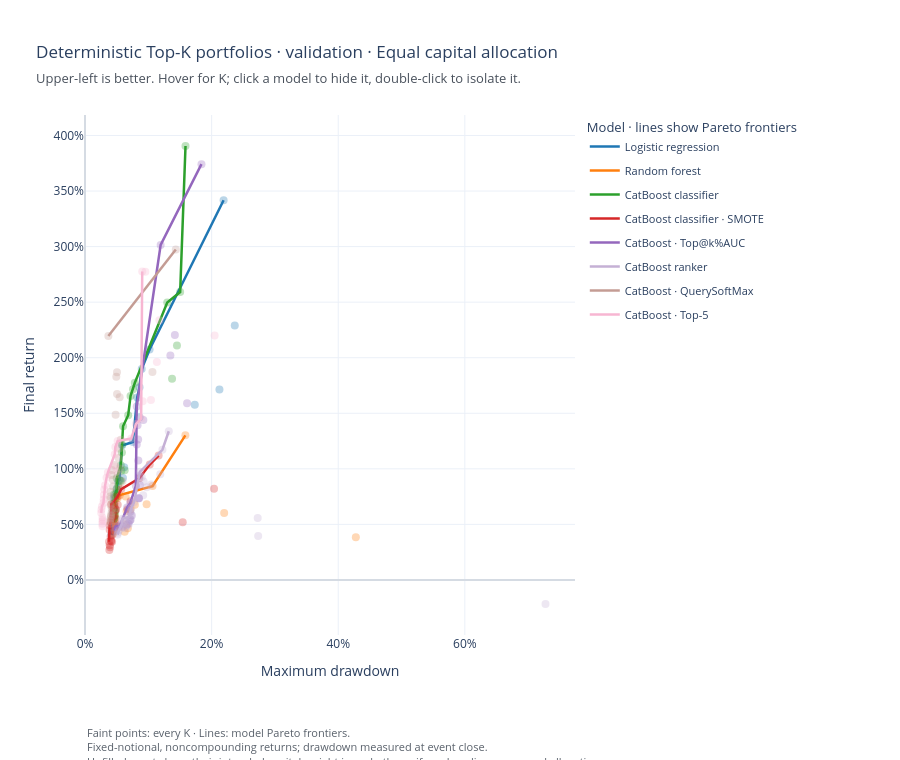

Notebook code for this chart:
### Code cell
plot_portfolio_frontiers(
    portfolio_frontiers.deterministic,
    sampled=False,
    save_path=FRONTIER_OUTPUT / "deterministic_frontiers.html",
).show(renderer="plotly_mimetype")

### Figure 1 — Plotly figure (JSON) as saved in the notebook; plotly's stock layout.template omitted (floating-point values rounded to 4 significant figures)
{"data": [{"customdata": [["Logistic regression", 1, "Yes", "No"], ["Logistic regression", 2, "No", "No"], ["Logistic regression", 3, "No", "No"], ["Logistic regression", 4, "No", "No"], ["Logistic regression", 5, "Yes", "No"], ["Logistic regression", 6, "Yes", "No"], ["Logistic regression", 7, "Yes", "No"], ["Logistic regression", 8, "Yes", "No"], ["Logistic regression", 9, "No", "No"], ["Logistic regression", 10, "Yes", "No"], ["Logistic regression", 11, "Yes", "No"], ["Logistic regression", 12, "No", "No"], ["Logistic regression", 13, "No", "No"], ["Logistic regression", 14, "Yes", "No"], ["Logistic regression", 15, "Yes", "No"], ["Logistic regression", 16, "Yes", "No"], ["Logistic regression", 17, "Yes", "No"], ["Logistic regression", 18, "Yes", "No"], ["Logistic regression", 19, "Yes", "No"], ["Logistic regression", 20, "No", "No"], ["Logistic regression", 21, "Yes", "No"], ["Logistic regression", 22, "No", "No"], ["Logistic regression", 23, "Yes", "No"], ["Logistic regression", 24, "No", "No"], ["Logistic regression", 25, "No", "No"], ["Logistic regression", 26, "No", "No"], ["Logistic regression", 27, "No", "No"], ["Logistic regression", 28, "Yes", "No"], ["Logistic regression", 29, "No", "No"], ["Logistic regression", 30, "Yes", "No"]], "hovertemplate": "<b>%{customdata[0]}</b><br>K=%{customdata[1]}<br>Final return: %{y:.2%}<br>Maximum drawdown: %{x:.2%}<br>Model Pareto frontier: %{customdata[2]}<br>Global Pareto frontier: %{customdata[3]}<extra></extra>", "legendgroup": "Logistic regression", "marker": {"color": "#1f77b4", "opacity": 0.3, "size": 8}, "mode": "markers", "name": "Logistic regression", "showlegend": false, "x": [0.2189, 0.2366, 0.2124, 0.1734, 0.102, 0.08958, 0.08617, 0.08248, 0.08609, 0.07562, 0.05851, 0.0619, 0.05998, 0.05428, 0.0521, 0.05018, 0.04786, 0.04687, 0.04544, 0.04585, 0.04513, 0.04616, 0.0439, 0.04399, 0.04432, 0.04394, 0.0446, 0.04299, 0.04306, 0.04162], "y": [3.417, 2.29, 1.715, 1.577, 2.074, 1.898, 1.733, 1.642, 1.463, 1.241, 1.21, 1.013, 0.9179, 0.9002, 0.8858, 0.8219, 0.7666, 0.7402, 0.7374, 0.6861, 0.6313, 0.5717, 0.5966, 0.5618, 0.5225, 0.492, 0.4704, 0.4486, 0.434, 0.407], "type": "scatter"}, {"customdata": [["Logistic regression", 30, "Yes", "No"], ["Logistic regression", 28, "Yes", "No"], ["Logistic regression", 23, "Yes", "No"], ["Logistic regression", 21, "Yes", "No"], ["Logistic regression", 19, "Yes", "No"], ["Logistic regression", 18, "Yes", "No"], ["Logistic regression", 17, "Yes", "No"], ["Logistic regression", 16, "Yes", "No"], ["Logistic regression", 15, "Yes", "No"], ["Logistic regression", 14, "Yes", "No"], ["Logistic regression", 11, "Yes", "No"], ["Logistic regression", 10, "Yes", "No"], ["Logistic regression", 8, "Yes", "No"], ["Logistic regression", 7, "Yes", "No"], ["Logistic regression", 6, "Yes", "No"], ["Logistic regression", 5, "Yes", "No"], ["Logistic regression", 1, "Yes", "No"]], "hovertemplate": "<b>%{customdata[0]}</b><br>K=%{customdata[1]}<br>Final return: %{y:.2%}<br>Maximum drawdown: %{x:.2%}<br>Model Pareto frontier: %{customdata[2]}<br>Global Pareto frontier: %{customdata[3]}<extra></extra>", "legendgroup": "Logistic regression", "line": {"color": "#1f77b4", "width": 2.5}, "mode": "lines", "name": "Logistic regression", "showlegend": true, "x": [0.04162, 0.04299, 0.0439, 0.04513, 0.04544, 0.04687, 0.04786, 0.05018, 0.0521, 0.05428, 0.05851, 0.07562, 0.08248, 0.08617, 0.08958, 0.102, 0.2189], "y": [0.407, 0.4486, 0.5966, 0.6313, 0.7374, 0.7402, 0.7666, 0.8219, 0.8858, 0.9002, 1.21, 1.241, 1.642, 1.733, 1.898, 2.074, 3.417], "type": "scatter"}, {"customdata": [["Random forest", 1, "No", "No"], ["Random forest", 2, "Yes", "No"], ["Random forest", 3, "No", "No"], ["Random forest", 4, "Yes", "No"], ["Random forest", 5, "No", "No"], ["Random forest", 6, "No", "No"], ["Random forest", 7, "No", "No"], ["Random forest", 8, "No", "No"], ["Random forest", 9, "No", "No"], ["Random forest", 10, "No", "No"], ["Random forest", 11, "No", "No"], ["Random forest", 12, "No", "No"], ["Random forest", 13, "Yes", "No"], ["Random forest", 14, "Yes", "No"], ["Random forest", 15, "Yes", "No"], ["Random forest", 16, "Yes", "No"], ["Random forest", 17, "Yes", "No"], ["Random forest", 18, "No", "No"], ["Random forest", 19, "No", "No"], ["Random forest", 20, "No", "No"], ["Random forest", 21, "No", "No"], ["Random forest", 22, "No", "No"], ["Random forest", 23, "No", "No"], ["Random forest", 24, "No", "No"], ["Random forest", 25, "No", "No"], ["Random forest", 26, "No", "No"], ["Random forest", 27, "No", "No"], ["Random forest", 28, "No", "No"], ["Random forest", 29, "No", "No"], ["Random forest", 30, "Yes", "No"]], "hovertemplate": "<b>%{customdata[0]}</b><br>K=%{customdata[1]}<br>Final return: %{y:.2%}<br>Maximum drawdown: %{x:.2%}<br>Model Pareto frontier: %{customdata[2]}<br>Global Pareto frontier: %{customdata[3]}<extra></extra>", "legendgroup": "Random forest", "marker": {"color": "#ff7f0e", "opacity": 0.3, "size": 8}, "mode": "markers", "name": "Random forest", "showlegend": false, "x": [0.4278, 0.1586, 0.2198, 0.1066, 0.09734, 0.07876, 0.07178, 0.06569, 0.06292, 0.06263, 0.06762, 0.0642, 0.05489, 0.05175, 0.04918, 0.04709, 0.04515, 0.04683, 0.04679, 0.04627, 0.04686, 0.05205, 0.05302, 0.05044, 0.04851, 0.04674, 0.04817, 0.04809, 0.0474, 0.04446], "y": [0.3849, 1.301, 0.6031, 0.8444, 0.682, 0.6765, 0.633, 0.6169, 0.5006, 0.4339, 0.4645, 0.7513, 0.7628, 0.7381, 0.7364, 0.6905, 0.6466, 0.5783, 0.5821, 0.5488, 0.5269, 0.4849, 0.4718, 0.4822, 0.4714, 0.4596, 0.4887, 0.4621, 0.4409, 0.4149], "type": "scatter"}, {"customdata": [["Random forest", 30, "Yes", "No"], ["Random forest", 17, "Yes", "No"], ["Random forest", 16, "Yes", "No"], ["Random forest", 15, "Yes", "No"], ["Random forest", 14, "Yes", "No"], ["Random forest", 13, "Yes", "No"], ["Random forest", 4, "Yes", "No"], ["Random forest", 2, "Yes", "No"]], "hovertemplate": "<b>%{customdata[0]}</b><br>K=%{customdata[1]}<br>Final return: %{y:.2%}<br>Maximum drawdown: %{x:.2%}<br>Model Pareto frontier: %{customdata[2]}<br>Global Pareto frontier: %{customdata[3]}<extra></extra>", "legendgroup": "Random forest", "line": {"color": "#ff7f0e", "width": 2.5}, "mode": "lines", "name": "Random forest", "showlegend": true, "x": [0.04446, 0.04515, 0.04709, 0.04918, 0.05175, 0.05489, 0.1066, 0.1586], "y": [0.4149, 0.6466, 0.6905, 0.7364, 0.7381, 0.7628, 0.8444, 1.301], "type": "scatter"}, {"customdata": [["CatBoost classifier", 1, "Yes", "Yes"], ["CatBoost classifier", 2, "Yes", "No"], ["CatBoost classifier", 3, "Yes", "No"], ["CatBoost classifier", 4, "No", "No"], ["CatBoost classifier", 5, "No", "No"], ["CatBoost classifier", 6, "Yes", "No"], ["CatBoost classifier", 7, "Yes", "No"], ["CatBoost classifier", 8, "Yes", "No"], ["CatBoost classifier", 9, "Yes", "No"], ["CatBoost classifier", 10, "Yes", "No"], ["CatBoost classifier", 11, "Yes", "No"], ["CatBoost classifier", 12, "Yes", "No"], ["CatBoost classifier", 13, "Yes", "No"], ["CatBoost classifier", 14, "No", "No"], ["CatBoost classifier", 15, "No", "No"], ["CatBoost classifier", 16, "Yes", "No"], ["CatBoost classifier", 17, "No", "No"], ["CatBoost classifier", 18, "No", "No"], ["CatBoost classifier", 19, "No", "No"], ["CatBoost classifier", 20, "Yes", "No"], ["CatBoost classifier", 21, "Yes", "No"], ["CatBoost classifier", 22, "Yes", "No"], ["CatBoost classifier", 23, "No", "No"], ["CatBoost classifier", 24, "Yes", "No"], ["CatBoost classifier", 25, "No", "No"], ["CatBoost classifier", 26, "No", "No"], ["CatBoost classifier", 27, "No", "No"], ["CatBoost classifier", 28, "No", "No"], ["CatBoost classifier", 29, "No", "No"], ["CatBoost classifier", 30, "No", "No"]], "hovertemplate": "<b>%{customdata[0]}</b><br>K=%{customdata[1]}<br>Final return: %{y:.2%}<br>Maximum drawdown: %{x:.2%}<br>Model Pareto frontier: %{customdata[2]}<br>Global Pareto frontier: %{customdata[3]}<extra></extra>", "legendgroup": "CatBoost classifier", "marker": {"color": "#2ca02c", "opacity": 0.3, "size": 8}, "mode": "markers", "name": "CatBoost classifier", "showlegend": false, "x": [0.1588, 0.1503, 0.1299, 0.1453, 0.1375, 0.07582, 0.07873, 0.07198, 0.06822, 0.06009, 0.05853, 0.0583, 0.05658, 0.06267, 0.05746, 0.05009, 0.05694, 0.05525, 0.05227, 0.04988, 0.04986, 0.0459, 0.04745, 0.04499, 0.04675, 0.04744, 0.04719, 0.04721, 0.0464, 0.04536], "y": [3.905, 2.591, 2.498, 2.11, 1.812, 1.717, 1.775, 1.656, 1.483, 1.383, 1.219, 1.147, 1.031, 0.9881, 0.9835, 0.915, 0.8911, 0.8919, 0.848, 0.8145, 0.7896, 0.7681, 0.728, 0.6873, 0.6514, 0.6165, 0.6221, 0.5793, 0.5556, 0.5477], "type": "scatter"}, {"customdata": [["CatBoost classifier", 24, "Yes", "No"], ["CatBoost classifier", 22, "Yes", "No"], ["CatBoost classifier", 21, "Yes", "No"], ["CatBoost classifier", 20, "Yes", "No"], ["CatBoost classifier", 16, "Yes", "No"], ["CatBoost classifier", 13, "Yes", "No"], ["CatBoost classifier", 12, "Yes", "No"], ["CatBoost classifier", 11, "Yes", "No"], ["CatBoost classifier", 10, "Yes", "No"], ["CatBoost classifier", 9, "Yes", "No"], ["CatBoost classifier", 8, "Yes", "No"], ["CatBoost classifier", 6, "Yes", "No"], ["CatBoost classifier", 7, "Yes", "No"], ["CatBoost classifier", 3, "Yes", "No"], ["CatBoost classifier", 2, "Yes", "No"], ["CatBoost classifier", 1, "Yes", "Yes"]], "hovertemplate": "<b>%{customdata[0]}</b><br>K=%{customdata[1]}<br>Final return: %{y:.2%}<br>Maximum drawdown: %{x:.2%}<br>Model Pareto frontier: %{customdata[2]}<br>Global Pareto frontier: %{customdata[3]}<extra></extra>", "legendgroup": "CatBoost classifier", "line": {"color": "#2ca02c", "width": 2.5}, "mode": "lines", "name": "CatBoost classifier", "showlegend": true, "x": [0.04499, 0.0459, 0.04986, 0.04988, 0.05009, 0.05658, 0.0583, 0.05853, 0.06009, 0.06822, 0.07198, 0.07582, 0.07873, 0.1299, 0.1503, 0.1588], "y": [0.6873, 0.7681, 0.7896, 0.8145, 0.915, 1.031, 1.147, 1.219, 1.383, 1.483, 1.656, 1.717, 1.775, 2.498, 2.591, 3.905], "type": "scatter"}, {"customdata": [["CatBoost classifier + SMOTE", 1, "No", "No"], ["CatBoost classifier + SMOTE", 2, "No", "No"], ["CatBoost classifier + SMOTE", 3, "Yes", "No"], ["CatBoost classifier + SMOTE", 4, "Yes", "No"], ["CatBoost classifier + SMOTE", 5, "Yes", "No"], ["CatBoost classifier + SMOTE", 6, "No", "No"], ["CatBoost classifier + SMOTE", 7, "No", "No"], ["CatBoost classifier + SMOTE", 8, "Yes", "No"], ["CatBoost classifier + SMOTE", 9, "No", "No"], ["CatBoost classifier + SMOTE", 10, "No", "No"], ["CatBoost classifier + SMOTE", 11, "Yes", "No"], ["CatBoost classifier + SMOTE", 12, "Yes", "No"], ["CatBoost classifier + SMOTE", 13, "No", "No"], ["CatBoost classifier + SMOTE", 14, "No", "No"], ["CatBoost classifier + SMOTE", 15, "No", "No"], ["CatBoost classifier + SMOTE", 16, "No", "No"], ["CatBoost classifier + SMOTE", 17, "No", "No"], ["CatBoost classifier + SMOTE", 18, "No", "No"], ["CatBoost classifier + SMOTE", 19, "Yes", "No"], ["CatBoost classifier + SMOTE", 20, "Yes", "No"], ["CatBoost classifier + SMOTE", 21, "No", "No"], ["CatBoost classifier + SMOTE", 22, "No", "No"], ["CatBoost classifier + SMOTE", 23, "No", "No"], ["CatBoost classifier + SMOTE", 24, "No", "No"], ["CatBoost classifier + SMOTE", 25, "No", "No"], ["CatBoost classifier + SMOTE", 26, "No", "No"], ["CatBoost classifier + SMOTE", 27, "Yes", "No"], ["CatBoost classifier + SMOTE", 28, "No", "No"], ["CatBoost classifier + SMOTE", 29, "No", "No"], ["CatBoost classifier + SMOTE", 30, "No", "No"]], "hovertemplate": "<b>%{customdata[0]}</b><br>K=%{customdata[1]}<br>Final return: %{y:.2%}<br>Maximum drawdown: %{x:.2%}<br>Model Pareto frontier: %{customdata[2]}<br>Global Pareto frontier: %{customdata[3]}<extra></extra>", "legendgroup": "CatBoost classifier + SMOTE", "marker": {"color": "#d62728", "opacity": 0.3, "size": 8}, "mode": "markers", "name": "CatBoost classifier · SMOTE", "showlegend": false, "x": [0.2038, 0.1543, 0.1163, 0.1022, 0.08575, 0.07202, 0.06729, 0.05731, 0.0462, 0.04869, 0.04145, 0.05144, 0.05168, 0.04879, 0.04579, 0.04835, 0.04478, 0.04245, 0.04065, 0.03887, 0.03893, 0.04287, 0.04037, 0.04112, 0.04142, 0.04286, 0.03789, 0.03898, 0.03956, 0.03848], "y": [0.8214, 0.518, 1.12, 1.038, 0.9154, 0.7075, 0.6355, 0.8176, 0.672, 0.637, 0.6818, 0.7514, 0.6767, 0.6303, 0.5771, 0.5504, 0.5781, 0.5459, 0.523, 0.4929, 0.4512, 0.4035, 0.3908, 0.3548, 0.3452, 0.3443, 0.3438, 0.3125, 0.2951, 0.2693], "type": "scatter"}, {"customdata": [["CatBoost classifier + SMOTE", 27, "Yes", "No"], ["CatBoost classifier + SMOTE", 20, "Yes", "No"], ["CatBoost classifier + SMOTE", 19, "Yes", "No"], ["CatBoost classifier + SMOTE", 11, "Yes", "No"], ["CatBoost classifier + SMOTE", 12, "Yes", "No"], ["CatBoost classifier + SMOTE", 8, "Yes", "No"], ["CatBoost classifier + SMOTE", 5, "Yes", "No"], ["CatBoost classifier + SMOTE", 4, "Yes", "No"], ["CatBoost classifier + SMOTE", 3, "Yes", "No"]], "hovertemplate": "<b>%{customdata[0]}</b><br>K=%{customdata[1]}<br>Final return: %{y:.2%}<br>Maximum drawdown: %{x:.2%}<br>Model Pareto frontier: %{customdata[2]}<br>Global Pareto frontier: %{customdata[3]}<extra></extra>", "legendgroup": "CatBoost classifier + SMOTE", "line": {"color": "#d62728", "width": 2.5}, "mode": "lines", "name": "CatBoost classifier · SMOTE", "showlegend": true, "x": [0.03789, 0.03887, 0.04065, 0.04145, 0.05144, 0.05731, 0.08575, 0.1022, 0.1163], "y": [0.3438, 0.4929, 0.523, 0.6818, 0.7514, 0.8176, 0.9154, 1.038, 1.12], "type": "scatter"}, {"customdata": [["CatBoost classifier + Top@k%AUC early stopping", 1, "Yes", "No"], ["CatBoost classifier + Top@k%AUC early stopping", 2, "Yes", "Yes"], ["CatBoost classifier + Top@k%AUC early stopping", 3, "No", "No"], ["CatBoost classifier + Top@k%AUC early stopping", 4, "No", "No"], ["CatBoost classifier + Top@k%AUC early stopping", 5, "No", "No"], ["CatBoost classifier + Top@k%AUC early stopping", 6, "No", "No"], ["CatBoost classifier + Top@k%AUC early stopping", 7, "No", "No"], ["CatBoost classifier + Top@k%AUC early stopping", 8, "Yes", "No"], ["CatBoost classifier + Top@k%AUC early stopping", 9, "No", "No"], ["CatBoost classifier + Top@k%AUC early stopping", 10, "No", "No"], ["CatBoost classifier + Top@k%AUC early stopping", 11, "No", "No"], ["CatBoost classifier + Top@k%AUC early stopping", 12, "No", "No"], ["CatBoost classifier + Top@k%AUC early stopping", 13, "Yes", "No"], ["CatBoost classifier + Top@k%AUC early stopping", 14, "No", "No"], ["CatBoost classifier + Top@k%AUC early stopping", 15, "No", "No"], ["CatBoost classifier + Top@k%AUC early stopping", 16, "No", "No"], ["CatBoost classifier + Top@k%AUC early stopping", 17, "Yes", "No"], ["CatBoost classifier + Top@k%AUC early stopping", 18, "Yes", "No"], ["CatBoost classifier + Top@k%AUC early stopping", 19, "No", "No"], ["CatBoost classifier + Top@k%AUC early stopping", 20, "No", "No"], ["CatBoost classifier + Top@k%AUC early stopping", 21, "No", "No"], ["CatBoost classifier + Top@k%AUC early stopping", 22, "No", "No"], ["CatBoost classifier + Top@k%AUC early stopping", 23, "No", "No"], ["CatBoost classifier + Top@k%AUC early stopping", 24, "No", "No"], ["CatBoost classifier + Top@k%AUC early stopping", 25, "No", "No"], ["CatBoost classifier + Top@k%AUC early stopping", 26, "Yes", "No"], ["CatBoost classifier + Top@k%AUC early stopping", 27, "Yes", "No"], ["CatBoost classifier + Top@k%AUC early stopping", 28, "Yes", "No"], ["CatBoost classifier + Top@k%AUC early stopping", 29, "No", "No"], ["CatBoost classifier + Top@k%AUC early stopping", 30, "Yes", "No"]], "hovertemplate": "<b>%{customdata[0]}</b><br>K=%{customdata[1]}<br>Final return: %{y:.2%}<br>Maximum drawdown: %{x:.2%}<br>Model Pareto frontier: %{customdata[2]}<br>Global Pareto frontier: %{customdata[3]}<extra></extra>", "legendgroup": "CatBoost classifier + Top@k%AUC early stopping", "marker": {"color": "#9467bd", "opacity": 0.3, "size": 8}, "mode": "markers", "name": "CatBoost · Top@k%AUC", "showlegend": false, "x": [0.184, 0.1195, 0.1419, 0.1349, 0.1613, 0.09214, 0.08393, 0.08174, 0.083, 0.08181, 0.08423, 0.08603, 0.08033, 0.08667, 0.08511, 0.08517, 0.07161, 0.06655, 0.0713, 0.07397, 0.07207, 0.07051, 0.06843, 0.06556, 0.05927, 0.05574, 0.05314, 0.04846, 0.04883, 0.04695], "y": [3.742, 3.015, 2.204, 2.02, 1.59, 1.439, 1.264, 1.561, 1.391, 1.219, 1.075, 0.9358, 0.8465, 0.8533, 0.736, 0.7348, 0.6924, 0.6509, 0.6139, 0.5796, 0.5414, 0.5326, 0.5057, 0.4963, 0.4789, 0.4968, 0.4832, 0.4808, 0.4579, 0.4421], "type": "scatter"}, {"customdata": [["CatBoost classifier + Top@k%AUC early stopping", 30, "Yes", "No"], ["CatBoost classifier + Top@k%AUC early stopping", 28, "Yes", "No"], ["CatBoost classifier + Top@k%AUC early stopping", 27, "Yes", "No"], ["CatBoost classifier + Top@k%AUC early stopping", 26, "Yes", "No"], ["CatBoost classifier + Top@k%AUC early stopping", 18, "Yes", "No"], ["CatBoost classifier + Top@k%AUC early stopping", 17, "Yes", "No"], ["CatBoost classifier + Top@k%AUC early stopping", 13, "Yes", "No"], ["CatBoost classifier + Top@k%AUC early stopping", 8, "Yes", "No"], ["CatBoost classifier + Top@k%AUC early stopping", 2, "Yes", "Yes"], ["CatBoost classifier + Top@k%AUC early stopping", 1, "Yes", "No"]], "hovertemplate": "<b>%{customdata[0]}</b><br>K=%{customdata[1]}<br>Final return: %{y:.2%}<br>Maximum drawdown: %{x:.2%}<br>Model Pareto frontier: %{customdata[2]}<br>Global Pareto frontier: %{customdata[3]}<extra></extra>", "legendgroup": "CatBoost classifier + Top@k%AUC early stopping", "line": {"color": "#9467bd", "width": 2.5}, "mode": "lines", "name": "CatBoost · Top@k%AUC", "showlegend": true, "x": [0.04695, 0.04846, 0.05314, 0.05574, 0.06655, 0.07161, 0.08033, 0.08174, 0.1195, 0.184], "y": [0.4421, 0.4808, 0.4832, 0.4968, 0.6509, 0.6924, 0.8465, 1.561, 3.015, 3.742], "type": "scatter"}, {"customdata": [["CatBoost ranker", 1, "No", "No"], ["CatBoost ranker", 2, "No", "No"], ["CatBoost ranker", 3, "No", "No"], ["CatBoost ranker", 4, "Yes", "No"], ["CatBoost ranker", 5, "Yes", "No"], ["CatBoost ranker", 6, "No", "No"], ["CatBoost ranker", 7, "No", "No"], ["CatBoost ranker", 8, "No", "No"], ["CatBoost ranker", 9, "No", "No"], ["CatBoost ranker", 10, "Yes", "No"], ["CatBoost ranker", 11, "No", "No"], ["CatBoost ranker", 12, "No", "No"], ["CatBoost ranker", 13, "Yes", "No"], ["CatBoost ranker", 14, "Yes", "No"], ["CatBoost ranker", 15, "Yes", "No"], ["CatBoost ranker", 16, "No", "No"], ["CatBoost ranker", 17, "No", "No"], ["CatBoost ranker", 18, "Yes", "No"], ["CatBoost ranker", 19, "No", "No"], ["CatBoost ranker", 20, "Yes", "No"], ["CatBoost ranker", 21, "No", "No"], ["CatBoost ranker", 22, "No", "No"], ["CatBoost ranker", 23, "No", "No"], ["CatBoost ranker", 24, "No", "No"], ["CatBoost ranker", 25, "No", "No"], ["CatBoost ranker", 26, "Yes", "No"], ["CatBoost ranker", 27, "No", "No"], ["CatBoost ranker", 28, "Yes", "No"], ["CatBoost ranker", 29, "Yes", "No"], ["CatBoost ranker", 30, "Yes", "No"]], "hovertemplate": "<b>%{customdata[0]}</b><br>K=%{customdata[1]}<br>Final return: %{y:.2%}<br>Maximum drawdown: %{x:.2%}<br>Model Pareto frontier: %{customdata[2]}<br>Global Pareto frontier: %{customdata[3]}<extra></extra>", "legendgroup": "CatBoost ranker", "marker": {"color": "#c5b0d5", "opacity": 0.3, "size": 8}, "mode": "markers", "name": "CatBoost ranker", "showlegend": false, "x": [0.7274, 0.2736, 0.2728, 0.1324, 0.1223, 0.1189, 0.1045, 0.09752, 0.08961, 0.08661, 0.09263, 0.09188, 0.0777, 0.0733, 0.07177, 0.07247, 0.07128, 0.0691, 0.06177, 0.05879, 0.06441, 0.06888, 0.06453, 0.0636, 0.06214, 0.05802, 0.0595, 0.05359, 0.052, 0.0515], "y": [-0.2167, 0.3949, 0.5562, 1.338, 1.171, 0.9509, 0.859, 0.8345, 0.9256, 0.9727, 0.8858, 0.762, 0.7021, 0.6479, 0.6137, 0.5864, 0.5415, 0.5657, 0.5489, 0.5507, 0.5112, 0.496, 0.48, 0.4652, 0.531, 0.5013, 0.4707, 0.446, 0.4271, 0.4087], "type": "scatter"}, {"customdata": [["CatBoost ranker", 30, "Yes", "No"], ["CatBoost ranker", 29, "Yes", "No"], ["CatBoost ranker", 28, "Yes", "No"], ["CatBoost ranker", 26, "Yes", "No"], ["CatBoost ranker", 20, "Yes", "No"], ["CatBoost ranker", 18, "Yes", "No"], ["CatBoost ranker", 15, "Yes", "No"], ["CatBoost ranker", 14, "Yes", "No"], ["CatBoost ranker", 13, "Yes", "No"], ["CatBoost ranker", 10, "Yes", "No"], ["CatBoost ranker", 5, "Yes", "No"], ["CatBoost ranker", 4, "Yes", "No"]], "hovertemplate": "<b>%{customdata[0]}</b><br>K=%{customdata[1]}<br>Final return: %{y:.2%}<br>Maximum drawdown: %{x:.2%}<br>Model Pareto frontier: %{customdata[2]}<br>Global Pareto frontier: %{customdata[3]}<extra></extra>", "legendgroup": "CatBoost ranker", "line": {"color": "#c5b0d5", "width": 2.5}, "mode": "lines", "name": "CatBoost ranker", "showlegend": true, "x": [0.0515, 0.052, 0.05359, 0.05802, 0.05879, 0.0691, 0.07177, 0.0733, 0.0777, 0.08661, 0.1223, 0.1324], "y": [0.4087, 0.4271, 0.446, 0.5013, 0.5507, 0.5657, 0.6137, 0.6479, 0.7021, 0.9727, 1.171, 1.338], "type": "scatter"}, {"customdata": [["CatBoost + QuerySoftMax", 1, "Yes", "No"], ["CatBoost + QuerySoftMax", 2, "No", "No"], ["CatBoost + QuerySoftMax", 3, "No", "No"], ["CatBoost + QuerySoftMax", 4, "Yes", "Yes"], ["CatBoost + QuerySoftMax", 5, "No", "No"], ["CatBoost + QuerySoftMax", 6, "No", "No"], ["CatBoost + QuerySoftMax", 7, "No", "No"], ["CatBoost + QuerySoftMax", 8, "No", "No"], ["CatBoost + QuerySoftMax", 9, "No", "No"], ["CatBoost + QuerySoftMax", 10, "No", "No"], ["CatBoost + QuerySoftMax", 11, "No", "No"], ["CatBoost + QuerySoftMax", 12, "No", "No"], ["CatBoost + QuerySoftMax", 13, "No", "No"], ["CatBoost + QuerySoftMax", 14, "No", "No"], ["CatBoost + QuerySoftMax", 15, "No", "No"], ["CatBoost + QuerySoftMax", 16, "No", "No"], ["CatBoost + QuerySoftMax", 17, "No", "No"], ["CatBoost + QuerySoftMax", 18, "No", "No"], ["CatBoost + QuerySoftMax", 19, "No", "No"], ["CatBoost + QuerySoftMax", 20, "No", "No"], ["CatBoost + QuerySoftMax", 21, "No", "No"], ["CatBoost + QuerySoftMax", 22, "No", "No"], ["CatBoost + QuerySoftMax", 23, "No", "No"], ["CatBoost + QuerySoftMax", 24, "No", "No"], ["CatBoost + QuerySoftMax", 25, "No", "No"], ["CatBoost + QuerySoftMax", 26, "No", "No"], ["CatBoost + QuerySoftMax", 27, "No", "No"], ["CatBoost + QuerySoftMax", 28, "No", "No"], ["CatBoost + QuerySoftMax", 29, "No", "No"], ["CatBoost + QuerySoftMax", 30, "No", "No"]], "hovertemplate": "<b>%{customdata[0]}</b><br>K=%{customdata[1]}<br>Final return: %{y:.2%}<br>Maximum drawdown: %{x:.2%}<br>Model Pareto frontier: %{customdata[2]}<br>Global Pareto frontier: %{customdata[3]}<extra></extra>", "legendgroup": "CatBoost + QuerySoftMax", "marker": {"color": "#c49c94", "opacity": 0.3, "size": 8}, "mode": "markers", "name": "CatBoost · QuerySoftMax", "showlegend": false, "x": [0.1434, 0.1065, 0.05054, 0.03692, 0.04947, 0.05473, 0.05062, 0.04837, 0.05649, 0.05426, 0.05298, 0.05505, 0.05193, 0.05918, 0.04688, 0.04239, 0.04148, 0.04415, 0.04442, 0.04025, 0.03988, 0.04007, 0.04052, 0.04241, 0.04201, 0.04114, 0.04094, 0.04067, 0.03963, 0.04058], "y": [2.974, 1.87, 1.869, 2.195, 1.829, 1.645, 1.673, 1.487, 1.261, 1.183, 1.097, 1.003, 0.9495, 0.8885, 1.034, 0.9903, 0.9439, 0.9022, 0.8416, 0.7944, 0.7508, 0.7316, 0.671, 0.6352, 0.606, 0.583, 0.5711, 0.5535, 0.5301, 0.5061], "type": "scatter"}, {"customdata": [["CatBoost + QuerySoftMax", 4, "Yes", "Yes"], ["CatBoost + QuerySoftMax", 1, "Yes", "No"]], "hovertemplate": "<b>%{customdata[0]}</b><br>K=%{customdata[1]}<br>Final return: %{y:.2%}<br>Maximum drawdown: %{x:.2%}<br>Model Pareto frontier: %{customdata[2]}<br>Global Pareto frontier: %{customdata[3]}<extra></extra>", "legendgroup": "CatBoost + QuerySoftMax", "line": {"color": "#c49c94", "width": 2.5}, "mode": "lines", "name": "CatBoost · QuerySoftMax", "showlegend": true, "x": [0.03692, 0.1434], "y": [2.195, 2.974], "type": "scatter"}, {"customdata": [["CatBoost + Top-5", 1, "No", "No"], ["CatBoost + Top-5", 2, "No", "No"], ["CatBoost + Top-5", 3, "Yes", "Yes"], ["CatBoost + Top-5", 4, "No", "No"], ["CatBoost + Top-5", 5, "No", "No"], ["CatBoost + Top-5", 6, "No", "No"], ["CatBoost + Top-5", 7, "No", "No"], ["CatBoost + Top-5", 8, "Yes", "No"], ["CatBoost + Top-5", 9, "Yes", "No"], ["CatBoost + Top-5", 10, "Yes", "No"], ["CatBoost + Top-5", 11, "Yes", "No"], ["CatBoost + Top-5", 12, "Yes", "No"], ["CatBoost + Top-5", 13, "Yes", "No"], ["CatBoost + Top-5", 14, "No", "No"], ["CatBoost + Top-5", 15, "No", "No"], ["CatBoost + Top-5", 16, "Yes", "Yes"], ["CatBoost + Top-5", 17, "Yes", "Yes"], ["CatBoost + Top-5", 18, "Yes", "Yes"], ["CatBoost + Top-5", 19, "Yes", "Yes"], ["CatBoost + Top-5", 20, "Yes", "Yes"], ["CatBoost + Top-5", 21, "Yes", "Yes"], ["CatBoost + Top-5", 22, "Yes", "Yes"], ["CatBoost + Top-5", 23, "Yes", "Yes"], ["CatBoost + Top-5", 24, "Yes", "Yes"], ["CatBoost + Top-5", 25, "Yes", "Yes"], ["CatBoost + Top-5", 26, "No", "No"], ["CatBoost + Top-5", 27, "No", "No"], ["CatBoost + Top-5", 28, "No", "No"], ["CatBoost + Top-5", 29, "No", "No"], ["CatBoost + Top-5", 30, "No", "No"]], "hovertemplate": "<b>%{customdata[0]}</b><br>K=%{customdata[1]}<br>Final return: %{y:.2%}<br>Maximum drawdown: %{x:.2%}<br>Model Pareto frontier: %{customdata[2]}<br>Global Pareto frontier: %{customdata[3]}<extra></extra>", "legendgroup": "CatBoost + Top-5", "marker": {"color": "#f7b6d2", "opacity": 0.3, "size": 8}, "mode": "markers", "name": "CatBoost · Top-5", "showlegend": false, "x": [0.2048, 0.09539, 0.09039, 0.1175, 0.1135, 0.1042, 0.09113, 0.0887, 0.08038, 0.07309, 0.05155, 0.04798, 0.04702, 0.04778, 0.04953, 0.03611, 0.03408, 0.03185, 0.03047, 0.02974, 0.02956, 0.02911, 0.02669, 0.02589, 0.02562, 0.02759, 0.02807, 0.02763, 0.02748, 0.02776], "y": [2.199, 2.773, 2.775, 2.338, 1.962, 1.62, 1.609, 1.452, 1.403, 1.272, 1.249, 1.195, 1.132, 1.021, 0.9746, 0.9666, 0.9187, 0.8512, 0.8128, 0.7645, 0.7233, 0.6934, 0.6617, 0.6316, 0.6024, 0.5613, 0.5412, 0.528, 0.5047, 0.4841], "type": "scatter"}, {"customdata": [["CatBoost + Top-5", 25, "Yes", "Yes"], ["CatBoost + Top-5", 24, "Yes", "Yes"], ["CatBoost + Top-5", 23, "Yes", "Yes"], ["CatBoost + Top-5", 22, "Yes", "Yes"], ["CatBoost + Top-5", 21, "Yes", "Yes"], ["CatBoost + Top-5", 20, "Yes", "Yes"], ["CatBoost + Top-5", 19, "Yes", "Yes"], ["CatBoost + Top-5", 18, "Yes", "Yes"], ["CatBoost + Top-5", 17, "Yes", "Yes"], ["CatBoost + Top-5", 16, "Yes", "Yes"], ["CatBoost + Top-5", 13, "Yes", "No"], ["CatBoost + Top-5", 12, "Yes", "No"], ["CatBoost + Top-5", 11, "Yes", "No"], ["CatBoost + Top-5", 10, "Yes", "No"], ["CatBoost + Top-5", 9, "Yes", "No"], ["CatBoost + Top-5", 8, "Yes", "No"], ["CatBoost + Top-5", 3, "Yes", "Yes"]], "hovertemplate": "<b>%{customdata[0]}</b><br>K=%{customdata[1]}<br>Final return: %{y:.2%}<br>Maximum drawdown: %{x:.2%}<br>Model Pareto frontier: %{customdata[2]}<br>Global Pareto frontier: %{customdata[3]}<extra></extra>", "legendgroup": "CatBoost + Top-5", "line": {"color": "#f7b6d2", "width": 2.5}, "mode": "lines", "name": "CatBoost · Top-5", "showlegend": true, "x": [0.02562, 0.02589, 0.02669, 0.02911, 0.02956, 0.02974, 0.03047, 0.03185, 0.03408, 0.03611, 0.04702, 0.04798, 0.05155, 0.07309, 0.08038, 0.0887, 0.09039], "y": [0.6024, 0.6316, 0.6617, 0.6934, 0.7233, 0.7645, 0.8128, 0.8512, 0.9187, 0.9666, 1.132, 1.195, 1.249, 1.272, 1.403, 1.452, 2.775], "type": "scatter"}], "layout": {"margin": {"l": 85, "r": 325, "t": 115, "b": 125}, "title": {"subtitle": {"font": {"size": 13, "color": "#49515c"}, "text": "Upper-left is better. Hover for K; click a model to hide it, double-click to isolate it."}, "text": "Deterministic Top-K portfolios · validation · Equal capital allocation", "x": 0.04}, "legend": {"title": {"text": "Model · lines show Pareto frontiers"}, "font": {"size": 11}, "x": 1.02, "y": 1, "xanchor": "left", "yanchor": "top", "groupclick": "togglegroup", "itemclick": "toggle", "itemdoubleclick": "toggleothers", "tracegroupgap": 5}, "xaxis": {"title": {"text": "Maximum drawdown"}, "tickformat": ".0%", "rangemode": "tozero", "zerolinecolor": "#d5dbe3"}, "yaxis": {"title": {"text": "Final return"}, "tickformat": ".0%", "zerolinecolor": "#d5dbe3"}, "height": 760, "autosize": true, "hovermode": "closest", "annotations": [{"align": "left", "font": {"color": "#59616b", "size": 11}, "showarrow": false, "text": "Faint points: every K · Lines: model Pareto frontiers.<br>Fixed-notional, noncompounding returns; drawdown measured at event close.<br>Unfilled assets keep their intended capital weight in cash; the uniform baseline uses equal allocation.", "x": 0, "xanchor": "left", "xref": "paper", "y": -0.17, "yanchor": "top", "yref": "paper"}]}}
